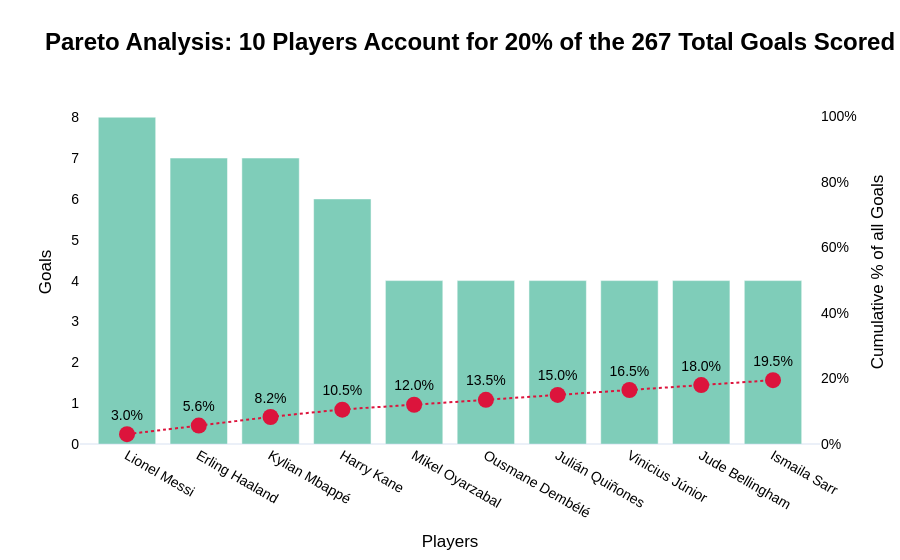

The notebook cell saved with this chart:
### Code cell
# Make pareto chart with plotly
fig = go.Figure()

#Add the primary Bar Chart trace (Left Y-Axis)
fig.add_trace(
    go.Bar(
        x=pareto_players_above_threshold,
        y=pareto_goals_above_threshold,
        name="Player",
        marker_color=pareto_player_bar_color,
        opacity=pareto_player_bar_opacity,
        yaxis='y1',
        customdata=df_pareto_players_above_threshold[['team_country']].values,  # Add country data for hover
        hovertemplate=(
            '<b>%{x}</b><br>'+
            'Goals: %{y}<br>'+
            'Country: %{customdata[0]}<br>'+
            '<extra></extra>')
    )
)

# 6. Add the secondary Line Chart trace (Right Y-Axis)
fig.add_trace(
    go.Scatter(
        x=df_pareto_players_above_threshold['player'],
        y=pareto_cumulative_goals_above_threshold,
        name="Cumulative %",
        mode="lines+markers+text",
        text=pareto_percentage_labels,
        textposition='top center',
        textfont=dict(
            color='black', 
            size=14
        ),
        line=dict(
            color=pareto_player_line_color, 
            width=2, 
            dash='dot',
            shape='spline'
        ),
        marker=dict(
            color=pareto_player_line_color, 
            size=16,
            symbol='circle'
        ),
        yaxis="y2"  # Points this trace to the secondary y-axis
    )
)

# 7. Configure layout with dual axes
fig.update_layout(
    showlegend=pareto_player_show_legend,
    xaxis=dict(
        title="Players",
        showgrid=False
        ),
    yaxis=dict(
        title="Goals",
        side="left",
        showgrid=False
        ),
    yaxis2=dict(
        title=f"Cumulative % of all Goals",
        side="right",
        overlaying="y",  # Ensures it overlays the primary y-axis
        range=[0, 105],  # Pads the top slightly for visual clarity
        ticksuffix="%",  # Adds percent signs to right-hand axis labels
        showgrid=False
    ),
    font=dict(
        family=pareto_player_global_font,
        size=14,
        color="Black"
    ),
    title=dict(
            text=f"<b>{pareto_title}</b>",
            font=dict(
                family=pareto_player_global_font,
                size=pareoto_player_title_font_size,
                color="Black"
            )
        ),
    legend=dict(x=0.8, y=1.1), # Positions the legend neatly
    paper_bgcolor= pareto_player_graph_outer_background,
    plot_bgcolor=pareto_player_graph_inner_background,
    template="plotly_white",
    )
# Display the interactive chart
fig.show()

### Figure 1 — Plotly figure (JSON) as saved in the notebook; plotly's stock layout.template omitted (floating-point values rounded to 4 significant figures)
{"data": [{"customdata": [["Argentina"], ["Norway"], ["France"], ["England"], ["Spain"], ["France"], ["Mexico"], ["Brazil"], ["England"], ["Senegal"]], "hovertemplate": "<b>%{x}</b><br>Goals: %{y}<br>Country: %{customdata[0]}<br><extra></extra>", "marker": {"color": "#029c75"}, "name": "Player", "opacity": 0.5, "type": "bar", "x": ["Lionel Messi", "Erling Haaland", "Kylian Mbappé", "Harry Kane", "Mikel Oyarzabal", "Ousmane Dembélé", "Julián Quiñones", "Vinicius Júnior", "Jude Bellingham", "Ismaila Sarr"], "y": [8, 7, 7, 6, 4, 4, 4, 4, 4, 4], "yaxis": "y"}, {"line": {"color": "crimson", "dash": "dot", "shape": "spline", "width": 2}, "marker": {"color": "crimson", "size": 16, "symbol": "circle"}, "mode": "lines+markers+text", "name": "Cumulative %", "text": ["3.0%", "5.6%", "8.2%", "10.5%", "12.0%", "13.5%", "15.0%", "16.5%", "18.0%", "19.5%"], "textfont": {"color": "black", "size": 14}, "textposition": "top center", "type": "scatter", "x": ["Lionel Messi", "Erling Haaland", "Kylian Mbappé", "Harry Kane", "Mikel Oyarzabal", "Ousmane Dembélé", "Julián Quiñones", "Vinicius Júnior", "Jude Bellingham", "Ismaila Sarr"], "y": [2.996, 5.618, 8.24, 10.49, 11.99, 13.48, 14.98, 16.48, 17.98, 19.48], "yaxis": "y2"}], "layout": {"font": {"color": "Black", "family": "Arial", "size": 14}, "legend": {"x": 0.8, "y": 1.1}, "paper_bgcolor": "white", "plot_bgcolor": "white", "showlegend": false, "title": {"font": {"color": "Black", "family": "Arial", "size": 24}, "text": "<b>Pareto Analysis: 10 Players Account for 20% of the 267 Total Goals Scored at the 2026 World Cup</b>"}, "xaxis": {"showgrid": false, "title": {"text": "Players"}}, "yaxis": {"showgrid": false, "side": "left", "title": {"text": "Goals"}}, "yaxis2": {"overlaying": "y", "range": [0, 105], "showgrid": false, "side": "right", "ticksuffix": "%", "title": {"text": "Cumulative % of all Goals"}}}}
